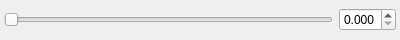
<?xml version="1.0" encoding="UTF-8"?>
<ui version="4.0">
 <class>ThresholdCtrl</class>
 <widget class="QWidget" name="ThresholdCtrl">
  <property name="geometry">
   <rect>
    <x>0</x>
    <y>0</y>
    <width>400</width>
    <height>40</height>
   </rect>
  </property>
  <property name="minimumSize">
   <size>
    <width>200</width>
    <height>32</height>
   </size>
  </property>
  <property name="maximumSize">
   <size>
    <width>16777215</width>
    <height>40</height>
   </size>
  </property>
  <property name="windowTitle">
   <string>Form</string>
  </property>
  <layout class="QHBoxLayout" name="horizontalLayout">
   <property name="leftMargin">
    <number>4</number>
   </property>
   <property name="topMargin">
    <number>2</number>
   </property>
   <property name="rightMargin">
    <number>4</number>
   </property>
   <property name="bottomMargin">
    <number>2</number>
   </property>
   <item>
    <widget class="QSlider" name="slider">
     <property name="minimum">
      <number>0</number>
     </property>
     <property name="maximum">
      <number>1000</number>
     </property>
     <property name="singleStep">
      <number>1</number>
     </property>
     <property name="pageStep">
      <number>10</number>
     </property>
     <property name="toolTip">
      <string>Glint threshold. Tooltip text is set at runtime to match the selected sensor's scale.</string>
     </property>
     <property name="value">
      <number>0</number>
     </property>
     <property name="sliderPosition">
      <number>0</number>
     </property>
     <property name="orientation">
      <enum>Qt::Horizontal</enum>
     </property>
     <property name="invertedAppearance">
      <bool>false</bool>
     </property>
     <property name="invertedControls">
      <bool>false</bool>
     </property>
    </widget>
   </item>
   <item>
    <widget class="QDoubleSpinBox" name="spinbox">
     <property name="decimals">
      <number>3</number>
     </property>
     <property name="maximum">
      <double>1.000000000000000</double>
     </property>
     <property name="singleStep">
      <double>0.005000000000000</double>
     </property>
     <property name="value">
      <double>0.000000000000000</double>
     </property>
     <property name="toolTip">
      <string>Glint threshold. Tooltip text is set at runtime to match the selected sensor's scale.</string>
     </property>
    </widget>
   </item>
  </layout>
 </widget>
 <resources/>
 <connections/>
</ui>
